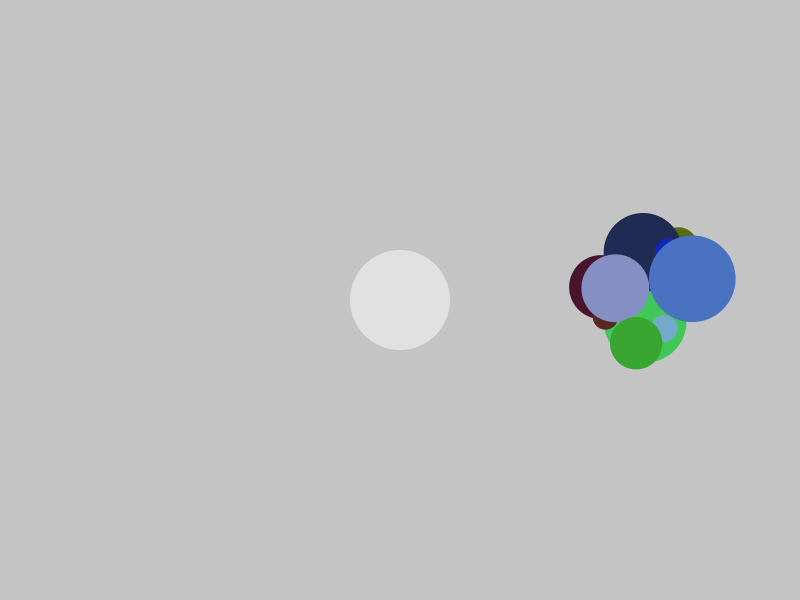
Frame 1 (no input)
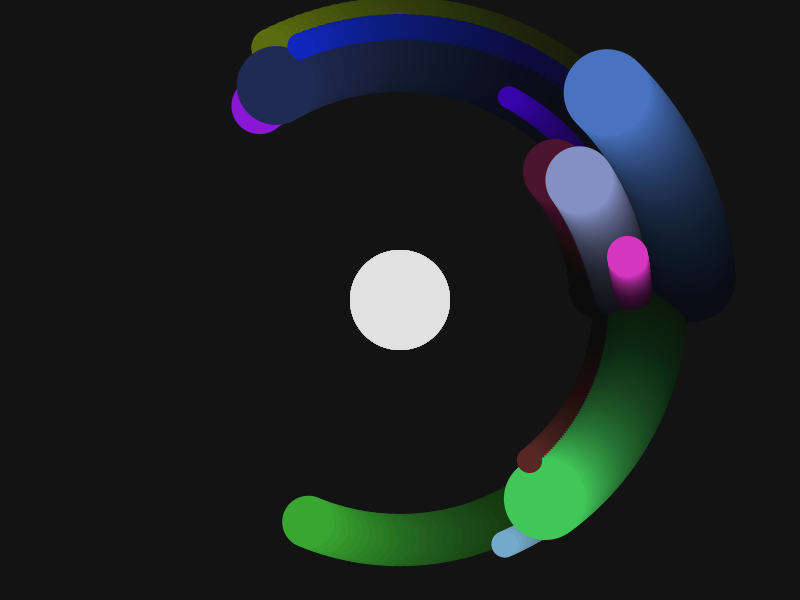
Frame 60 (the mouse pressed at the canvas centre just before this capture)
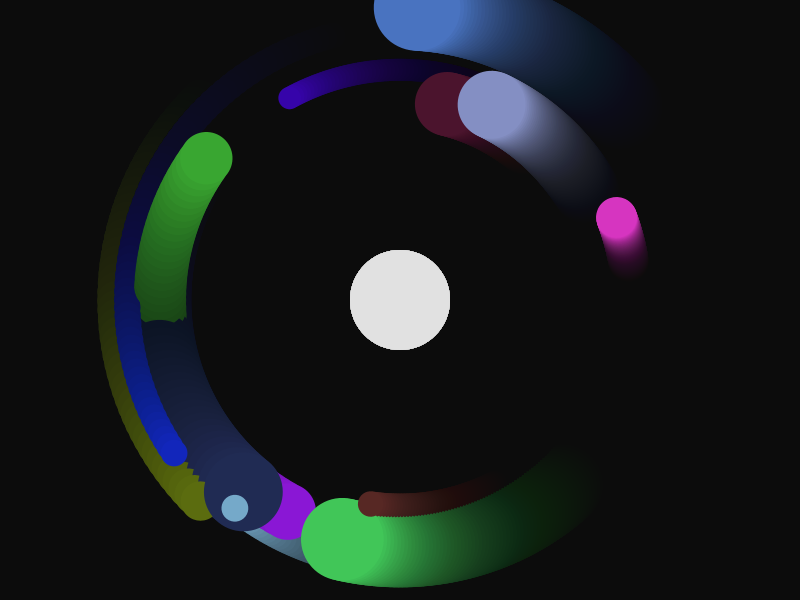
Frame 120 (the mouse held since frame 60 and released just before this capture)

The Processing sketch that drew these frames (run headless with seeded random() and noise(); from frame 60 on, the mouse is pressed at the canvas centre):

// Processing sketch: SolarMatrixRnadom2
// ── SolarMatrixRnadom2.pde
float _angle = 6;

int maxPlans = floor(random(1,20));
float[] size = new float[20];
float[] speed = new float[20];
color[] col = new color[20];
float [] dist = new float [20];


void setup ()
{
  size(800, 600);
  surface.setTitle ("Solar");
  surface.setResizable(true);
  surface.setLocation(100,100);
  
  for(int i =0; i<maxPlans; i = i+1)
  {
    size[i] = random(20,100);
    col[i] = color(random(225),random(225),random(225));
    dist[i] = random(200,300);
    speed [i] = random (-2,2);
  }
  
  
}

void draw()
{
clearScene();
noStroke();
  translate (width/2, height/2);
  fill(color(225, 225, 225));
  circle (0, 0, 100);
  
  for(int i =0; i<maxPlans; i = i+1)
  {
 aPlanet(size[i], col[i], speed[i], dist[i]);
  }

  _angle = _angle+1;
}

 void aPlanet (float size, color col, float speed, float dist)
 {
pushMatrix();
rotate(radians(_angle)*speed);
translate(dist,0);
fill(col);
circle(0,0,size);
popMatrix();

 }
void clearScene()
{
noStroke();
fill(color(0,0,0,10));
rect(0,0,8000,6000);

}
